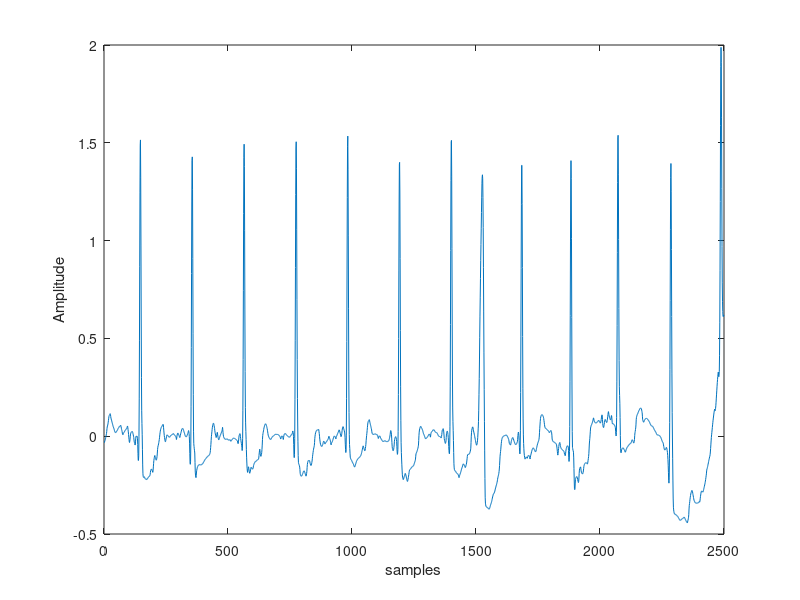

The MATLAB source for this figure: (Note: this script raises an error after producing the figure.)
%%
% 
%   Created by :         Fotsing kuetche (23.06.2023)
%
%%
% 
%                     The University of Ngaoundere
%    mail: ecgScorer@gmail.com
%  
%    cite as  F. Kuetche, N. Alexendre, N. E. Pascal, and S. Thierry,
%               ‘Simple, efficient, and generalized ECG signal quality assessment method
%               for telemedicine applications’, Inform. Med. Unlocked, 
%               vol. 42, p. 101375, 2023, doi: 10.1016/j.imu.2023.101375.
%
%% 
% This file show the main functionalities of the software
%% Loading the database
% the 'signal_test' database contains 10 ECG recordings. Those data have been 
% extracted from the Computer in cardiology Challenge 2011 challenge dataset A 
% [21].  It comport 5 signals of goods quality, and 5 of bad quality (2 Gaussian 
% noise, and 3 electrodes problem).

% load the signal
fs = 250; % the sampling frequency of the database is 250 Hz
load('signals_test.mat')

%% 
% _ECGs should be vectors or matrices with leads columnwise arranged (temporal 
% dimension in lines)_
%% Assess the Quality of the Signals
% 1 to 5 are good signals

% ploting the signal
plot(signals(:,3))
xlabel('samples')
ylabel("Amplitude")
% assess the quality
[rep1, com1, sigNum] = scorer12(signals(:,1:5), 250);
% 6 and 7 are gaussian noise

% ploting the signal
plot(signals(:,6))
xlabel('samples')
ylabel("Amplitude")
% assess the quality
[rep2, com2, sigNum2] = scorer12(signals(:,6:7), 250);
% 8 to 10 are saturation

% ploting the signal
plot(signals(:,10))
xlabel('samples')
ylabel("Amplitude")

% assess the quality
rep3 = scorer12(signals(:,8:10), 250);
%% Extract Signal Quality Indices
% Statistics-based SQIs
%%
% 
%  % function output = statSQI(Dn,stat)
%  % Compute Statistics-based Signal Quality Indices specified by stat for ECG signal Dn
%  % 
%  % Inputs:      
%  %   Dn: Single or multichannel ECG signal. The channel must be a column vector.
%  % 
%  %   stat : a string specifying which statistics to output. Possible values are :
%  %             'min' for the minimum, 'mean' for the mean, 'max' for the maximum, 'std' for standard deviation, 
%  %             'var' for variance, 'max-min' the difference between max and min, 
%  %             'max-mean' the difference between max and mean, 
%  %             'MAC' the mean of absolute change, 'LSAM' the longest strike after mean,
%  %             'ASC' the absolute sum of change, 'ST' the sum of the timeseries, 'AE' the absolute energy,
%  %             'nzc' the number of zero crossing, 'skn' the skewness, 'kur' the kurtosis,
%  %             'hosSQI' the hosSQI
%  %             'des', Descriptive statistics (min, mean, max, std, and var)
%  %             'HOS' Higher Order Statistics (skn, kurt, and hosSQI), 
%  %             'all' output all the underlined SQI
%  % Outputs:
%  %  output: The SQIs specified by 'stat'. For multiple SQI and multiple ECG
%  %                     SQIs are row based, while signal is column based.
%
%% 
% 
% 
% Example of execution for all the ECG in the database

statSQI(signals,"mean") % compute the mean off all the ECGs
statSQI(signals,'HOS') % compute the Higher Order Statistics (skn, kurt, and hosSQI)
% Frequency Domain-based SQIs
%%
% 
%  % function output = frequencySQI(Dn,alg, fs)
%  % Compute frequency domain based Signal Quality Indices specified by 'alg', for ECG signal Dn
%  %  
%  % Inputs:      
%  %       Dn: Single or multichannel ECG signal. The channel must be a column vector.
%  % 
%  %       alg : a string specifying which frequency domain-based methods to calculate. Possible values are :
%  % 
%  %       'psdl' for Power Spectral Density (PSD) in low frequencies 0-1Hz
%  %       'psdh' for PSD in high freq 10-100Hz,
%  %       'psdn' for the PSD of the overall signal
%  %       'bassqi' relative power in the baseline
%  %       'iorsqi'  in-band to out-of-band spectral power ratio
%  %       'psqi' power of QRS over the rest of the signal 
%  %       'Lpsqi' power in low freq 0-3Hz over the overall power
%  %       'mpsqi' midle freq 5-35Hz over the overall power
%  %       'hpsqi' power in high freq 40-end Hz over the overall power
%  %       'all' output all the underlined SQIs    
%  %       
%  % Outputs:
%  %       output: The SQI(s) specified by 'alg'. For multiple SQI and multiple ECG
%  %       SQIs are row based, while signal is column based.
%

% compute the power of QRS over the rest of the signal for the first signal of the database
frequencySQI(signals(:,1),'psqi',fs) 
% compute all the frequency domain based SQIs for the 3rd signal of the database
frequencySQI(signals(:,3),'all',fs) 
% Non linear SQIs
% Function
%%
% 
%  % function output = nonLinearSQI(Dn,alg, varargin)
%  % Compute non-linear Signal Quality Indices specified by 'alg', for ECG signal Dn
%  %  
%  % Inputs:      
%  %       Dn: Single or multichannel ECG signal. The channel must be a column vector.
%  % 
%  %       alg : a string specifying which non-linear methods to output. Possible values are :
%  % 
%  %       'app' for approximate entropy, 'samp' for sample entropy,
%  %       'fuz' for fuzzy entropy, 'fuzM' for fuzzy measure entropy,
%  %       'lzc' for lempel-iv complexity, 'elz' for encoding lzc,
%  %       'h' for hurst exponent 
%  %       'all' output all the underlined SQIs
%  %       
%  %       varargin (optional) : can be one of the variables 'm', 'tau',or 'a'
%  %       followed by the desired value.
%  %       m      --- embedding dimension. default m = 2.
%  %       tau    --- time delay (for sample entropy only). default tau = 1.
%  %       a      --- multiplying coeficient (between 0.15 and 0.25) to compute r, 
%  %             the threshold value to determine similarity r = a*std(Dn). default a = 0.2
%  %       
%  % Outputs:
%  %       output: The SQI(s) specified by 'alg'. For multiple SQI and multiple ECG
%  %       SQIs are row based, while signal is column based.
%  %  
%  % Example Usage:
%  %       out = nonLinearSQI(Dn,'samp')
%  %       out = nonLinearSQI(Dn,'samp','m',2,'tau',3)
%
% Examples

% compute the sample entropy for 7th signal
%  with default settings (m=2, and tau = 1, a = 0.2)
nonLinearSQI(signals(:,7),'samp')
% The previous statement equivalent (m=2, and tau = 1, a = 0.2)
nonLinearSQI(signals(:,7),'samp','m',2,'tau',1,'a',0.2)
% Now we compute the sample entropy for 7th signal
%  with settings (m=2, and tau = 1, a = 0.18)
nonLinearSQI(signals(:,7),'samp','m',2,'tau',1,'a',0.18)
% QRS-detector based SQIs
% Function
%%
% 
%  % function output = qrsDetectorSQI(Dn,alg, fs)
%  % Compute qrs detector-based Signal Quality Indices specified by 'alg', for ECG signal Dn
%  %  
%  % Inputs:      
%  %       Dn: Single or multichannel ECG signal. The channel must be a column vector.
%  % 
%  %       alg : a string specifying which QRS detector-based methods to calculate. Possible values are :
%  % 
%  %       'tSQI'   average correlation coefficient between beats
%  %       'corSQI' average correlation coefficient between the detected beats and the average beats.
%  %       'iSQI'   the ratio of the 15th percentile value to the 85th percentile value of the RR intervals
%  %       'eSQI'   The relative energy of the QRS complex
%  %       'pcaSQI' the sum of the eigenvalues associated with the five principal components to the sum of all eigenvalues
%  %       'all'    output all the underlined SQIs    
%  %       
%  % Outputs:
%  %       output: The SQI(s) specified by 'alg'. For multiple SQI and multiple ECG
%  %       SQIs are row based, while signal is column based.
%  %  
%  % Example Usage:
%  %       out = qrsDetectorSQI(Dn,'corSQI', 250)
%  %       out = qrsDetectorSQI(Dn, 'tSQI', 1000)
%
% Examples

% compute the corSQI (orphanidou method) for signals 1 and 2
qrsDetectorSQI(signals(:,1:2),'corSQI',fs)
%% 
% For instances involving Gaussian noises and saturated signals, SQIs based 
% on QRS detectors may not be computed, as no QRS complexes are detected. In such 
% cases, the program returns -1 for all SQIs.

% compute all qrs detectors based SQIs for 7th to 10th signal
qrsDetectorSQI(signals(:,7:10),'all',fs)